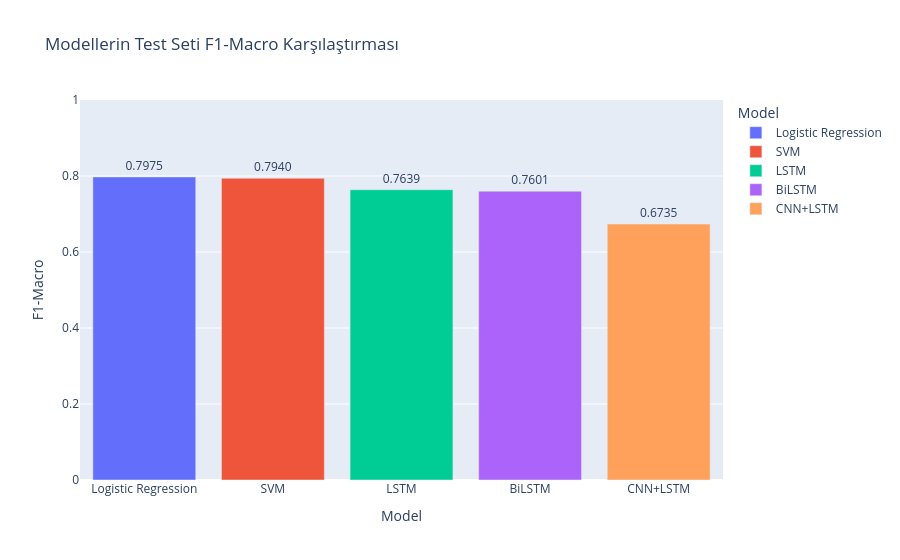

The notebook cell this image was saved under:
### Markdown cell above
## 5.6 Model Karşılaştırma Özeti
Tüm modellerin Doğrulama (Validation) ve Test (Test) seti üzerindeki performanslarının tablo ve grafik olarak incelenmesi.

### Code cell
print("Tüm modellerin TEST seti sonuçları hesaplanıyor...")
y_test_pred_lr = best_lr.predict(X_test_tfidf)
y_test_pred_svm = calibrated_svm.predict(X_test_tfidf)
y_test_pred_lstm = np.argmax(model_lstm.predict(X_test_seq), axis=1)
y_test_pred_bilstm = np.argmax(model_bilstm.predict(X_test_seq), axis=1)
y_test_pred_cnn_lstm = np.argmax(model_cnn_lstm.predict(X_test_seq), axis=1)

def get_metrics(y_true, y_pred):
    return {
        'Accuracy': accuracy_score(y_true, y_pred),
        'Precision': precision_score(y_true, y_pred, average='macro'),
        'Recall': recall_score(y_true, y_pred, average='macro'),
        'F1-Macro': f1_score(y_true, y_pred, average='macro')
    }

models = {
    'Logistic Regression': get_metrics(y_test, y_test_pred_lr),
    'SVM': get_metrics(y_test, y_test_pred_svm),
    'LSTM': get_metrics(y_test, y_test_pred_lstm),
    'BiLSTM': get_metrics(y_test, y_test_pred_bilstm),
    'CNN+LSTM': get_metrics(y_test, y_test_pred_cnn_lstm)
}

comparison_df = pd.DataFrame(models).T.round(4)
comparison_df.to_csv('results/model_comparison.csv')
display(comparison_df)

best_model_name = comparison_df['F1-Macro'].idxmax()
best_f1 = comparison_df['F1-Macro'].max()

print(f"\n🏆 En iyi model F1-Macro'ya ({best_f1}) göre: {best_model_name}")
with open('results/best_model.txt', 'w') as f:
    f.write(f"Best Model: {best_model_name}\nF1-Macro: {best_f1}")
print("✅ results/best_model.txt kaydedildi")

comparison_df_reset = comparison_df.reset_index().rename(columns={'index': 'Model'})
fig = px.bar(comparison_df_reset, x='Model', y='F1-Macro', color='Model', 
             text='F1-Macro', title='Modellerin Test Seti F1-Macro Karşılaştırması')
fig.update_traces(texttemplate='%{text:.4f}', textposition='outside')
fig.update_layout(yaxis=dict(range=[0, 1]))
fig.show()

### Figure 1 — Plotly figure (JSON) as saved in the notebook; plotly's stock layout.template omitted (floating-point values rounded to 4 significant figures)
{"data": [{"hovertemplate": "Model=%{x}<br>F1-Macro=%{text}<extra></extra>", "legendgroup": "Logistic Regression", "marker": {"color": "#636efa", "pattern": {"shape": ""}}, "name": "Logistic Regression", "orientation": "v", "showlegend": true, "text": [0.7975], "textposition": "outside", "texttemplate": "%{text:.4f}", "type": "bar", "x": ["Logistic Regression"], "xaxis": "x", "y": [0.7975], "yaxis": "y"}, {"hovertemplate": "Model=%{x}<br>F1-Macro=%{text}<extra></extra>", "legendgroup": "SVM", "marker": {"color": "#EF553B", "pattern": {"shape": ""}}, "name": "SVM", "orientation": "v", "showlegend": true, "text": [0.794], "textposition": "outside", "texttemplate": "%{text:.4f}", "type": "bar", "x": ["SVM"], "xaxis": "x", "y": [0.794], "yaxis": "y"}, {"hovertemplate": "Model=%{x}<br>F1-Macro=%{text}<extra></extra>", "legendgroup": "LSTM", "marker": {"color": "#00cc96", "pattern": {"shape": ""}}, "name": "LSTM", "orientation": "v", "showlegend": true, "text": [0.7639], "textposition": "outside", "texttemplate": "%{text:.4f}", "type": "bar", "x": ["LSTM"], "xaxis": "x", "y": [0.7639], "yaxis": "y"}, {"hovertemplate": "Model=%{x}<br>F1-Macro=%{text}<extra></extra>", "legendgroup": "BiLSTM", "marker": {"color": "#ab63fa", "pattern": {"shape": ""}}, "name": "BiLSTM", "orientation": "v", "showlegend": true, "text": [0.7601], "textposition": "outside", "texttemplate": "%{text:.4f}", "type": "bar", "x": ["BiLSTM"], "xaxis": "x", "y": [0.7601], "yaxis": "y"}, {"hovertemplate": "Model=%{x}<br>F1-Macro=%{text}<extra></extra>", "legendgroup": "CNN+LSTM", "marker": {"color": "#FFA15A", "pattern": {"shape": ""}}, "name": "CNN+LSTM", "orientation": "v", "showlegend": true, "text": [0.6735], "textposition": "outside", "texttemplate": "%{text:.4f}", "type": "bar", "x": ["CNN+LSTM"], "xaxis": "x", "y": [0.6735], "yaxis": "y"}], "layout": {"barmode": "relative", "legend": {"title": {"text": "Model"}, "tracegroupgap": 0}, "title": {"text": "Modellerin Test Seti F1-Macro Karşılaştırması"}, "xaxis": {"anchor": "y", "categoryarray": ["Logistic Regression", "SVM", "LSTM", "BiLSTM", "CNN+LSTM"], "categoryorder": "array", "domain": [0, 1], "title": {"text": "Model"}}, "yaxis": {"anchor": "x", "domain": [0, 1], "range": [0, 1], "title": {"text": "F1-Macro"}}}}
